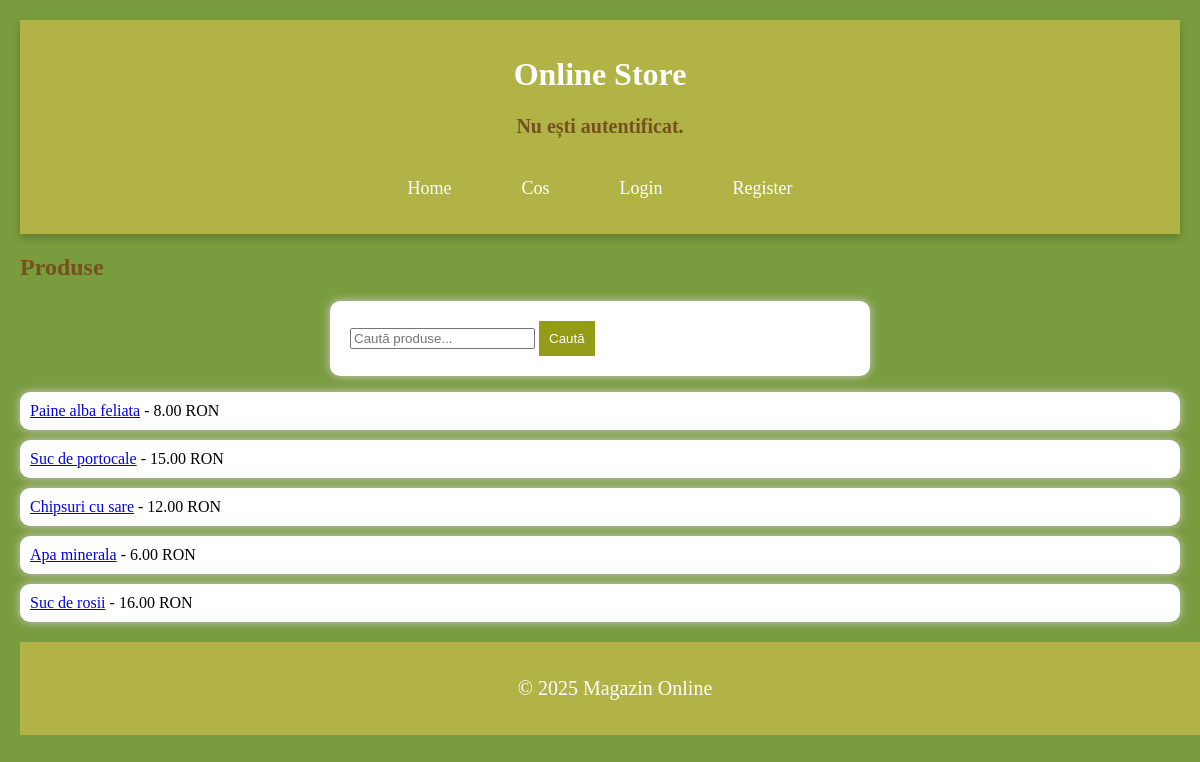
The page / on the database its author committed.
### online_store/models.py (models this page shows, shortened)
class Produs(models.Model):
    denumire = models.CharField(max_length=100)
    descriere=models.TextField()
    pret=models.DecimalField(max_digits=10, decimal_places=2)
    image=models.ImageField(upload_to='products/')
    class Meta:
        verbose_name_plural='Produse'

### online_store/views.py (the view)
# urls.py: path('', views.lista_produse, name='lista_produse'),
def lista_produse(request):
    query = request.GET.get('q', '')
    produse = Produs.objects.filter(denumire__icontains=query) if query else Produs.objects.all()
    return render(request, 'online_store/lista_produse.html', {'produse': produse, 'query': query})

### online_store/templates/online_store/lista_produse.html
{% extends 'online_store/base.html' %}
{% block content %}
 <h2>Produse</h2>
 <form method="GET" action="{% url 'lista_produse' %}">
  <input type="text" name="q" value="{{ query }}" placeholder="Caută produse...">
  <button type="submit">Caută</button>
 </form>
 <ul>
    {% for produs in produse %}
      <li>
        <a href="{% url 'detalii_produs' produs.id %}">{{produs.denumire}}</a> - {{produs.pret}} RON
      </li>
    {% endfor %}
 </ul>
{% endblock %}

### online_store/static/online_store/css/styles.css (style rules this page uses)
body { background-color: #799c3e; margin: 0; padding: 20px; }
h2 { color: #75511e; }
form { background: white; padding: 20px; border-radius: 10px; box-shadow: 0px 0px 10px #ccc; max-width: 500px; margin:auto; }
button { background-color: #939c16; color: white; padding: 10px; border: none; pointer: pointer; }
ul { list-style: none; padding: 0; }
li { padding: 10px; background: white; margin: 10px 0; border-radius: 10px; box-shadow: 0px 0px 10px #ccc; }

### rows shown on the page
Produs: denumire "Paine alba feliata", pret "8.00"
Produs: denumire "Suc de portocale", pret "15.00"
Produs: denumire "Chipsuri cu sare", pret "12.00"
Produs: denumire "Apa minerala", pret "6.00"
Produs: denumire "Suc de rosii", pret "16.00"
